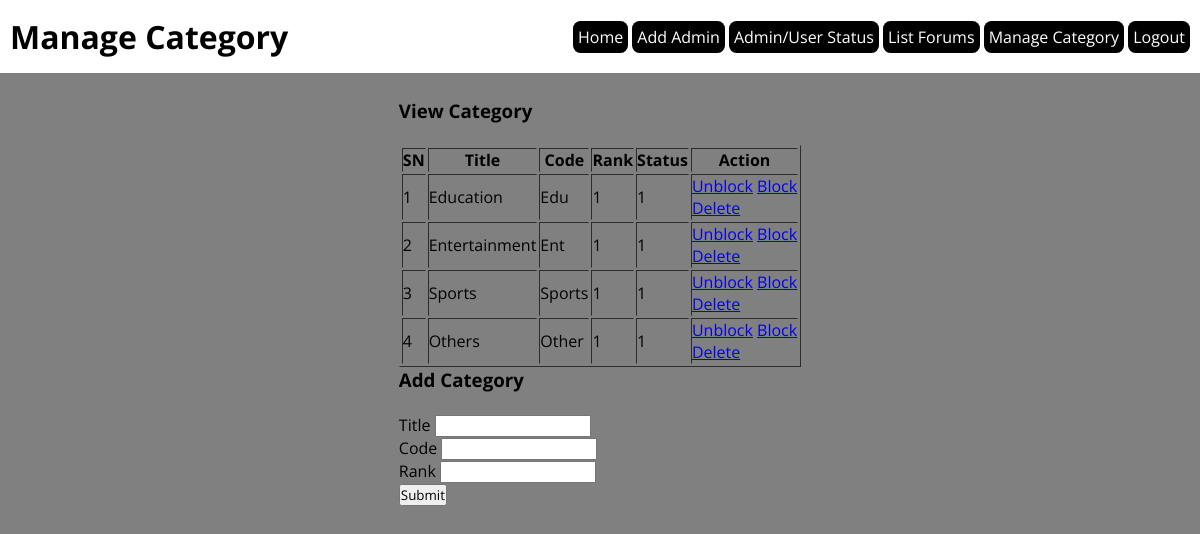
Page /categories_forum.php (signed in) on the committed database.
### tables this page shows
CREATE TABLE `tbl_categories` (
  `id` int(11) NOT NULL,
  `title` varchar(100) DEFAULT NULL,
  `code` varchar(100) DEFAULT NULL,
  `rank` int(11) DEFAULT NULL,
  `status` int(11) NOT NULL DEFAULT 1
);

### categories_forum.php (the view, shortened to what this page needs)
<?php
    $error = [];
    $categories = [];
    try {
        $connectionView = mysqli_connect(DB_HOST, DB_USERNAME, DB_PASSWORD, DB_NAME);
        $sqlView = "select * from tbl_categories";
        $resultView = mysqli_query($connectionView, $sqlView);
        if(mysqli_num_rows($resultView) > 0) {
            while($row = mysqli_fetch_assoc($resultView)) {
                array_push($categories, $row);
            }
        }
    } catch(Exception $e) {
        $error['database'] = $e -> getMessage();
    }
?>
<!DOCTYPE html>
<html lang="en">
<head>
    <link rel="stylesheet" href="styles.css"/>
</head>
<body>
    <div class="header">
        <h1 class="mainHeading">Manage Category</h1>
        <div class="navBar"><?php require 'navigationAdmin.php'; ?></div>
    </div>
    <div class="container">
        <div class="manage-category">
            <h3>View Category</h3><br>
            <table border="1">
                <tr>
                    <th>SN</th>
                    <th>Title</th>
                    <th>Code</th>
                    <th>Rank</th>
                    <th>Status</th>
                    <th>Action</th>
                </tr>
                <?php foreach($categories as $key => $data) { ?>
                    <tr>
                        <td><?php echo $key + 1 ?></td>
                        <td><?php echo $data['title']; ?></td>
                        <td><?php echo $data['code']; ?></td>
                        <td><?php echo $data['rank']; ?></td>
                        <td><?php echo $data['status']; ?></td>
                        <td>
                            <a href="unblock.php?id=<?php echo $data['id']; ?>&type=category" onclick="return confirm('Unblock category?');">Unblock</a>
                            <a href="block.php?id=<?php echo $data['id']; ?>&type=category" onclick="return confirm('Block category?');">Block</a><br>
                            <a href="delete.php?id=<?php echo $data['id']; ?>&type=category" onclick="return confirm('Delete category?');">Delete</a>
                        </td>
                    </tr>
                <?php } ?>
            </table>
            <h3>Add Category</h3><br>
            <form action="<?php echo $_SERVER['PHP_SELF']; ?>" method="post">
                <div class="items title">
                    <label for="title">Title</label>
                    <input type="text" name="title" id="title">
                </div>
                <div class="items code">
                    <label for="code">Code</label>
                    <input type="text" name="code" id="code">
                </div>
                <div class="items rank">
                    <label for="rank">Rank</label>
                    <input type="rank" name="rank" id="rank">
                </div>
                <div class="items btnSubmit">
                    <button type="submit" name="submit" id="submit">Submit</button>
                </div>
            </form>
        </div>
    </div>
</body>
</html>

### styles.css (style rules this page uses)
* { margin: 0; padding: 0; box-sizing: border-box; font-family: 'Open Sans', sans-serif; }
body { background-color: grey; }
.container { display: flex; flex-direction: row; align-items: center; justify-content: space-evenly; flex-wrap: wrap; margin: 25px 0; }
input { outline: none; }
.header { display: flex; align-items: center; justify-content: space-between; padding: 15px 10px; background-color: #fff; }
.items { text-transform: capitalize; }

### rows in the picture
tbl_categories: title "Education", code "Edu", rank "1", status "1"
tbl_categories: title "Entertainment", code "Ent", rank "1", status "1"
tbl_categories: title "Sports", code "Sports", rank "1", status "1"
tbl_categories: title "Others", code "Other", rank "1", status "1"
